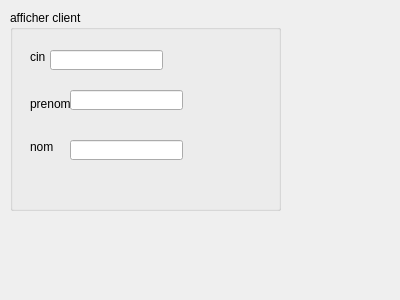
<?xml version="1.0" encoding="UTF-8"?>
<ui version="4.0">
 <class>Dialog</class>
 <widget class="QDialog" name="Dialog">
  <property name="geometry">
   <rect>
    <x>0</x>
    <y>0</y>
    <width>400</width>
    <height>300</height>
   </rect>
  </property>
  <property name="windowTitle">
   <string>Dialog</string>
  </property>
  <widget class="QGroupBox" name="groupBox">
   <property name="geometry">
    <rect>
     <x>10</x>
     <y>10</y>
     <width>271</width>
     <height>201</height>
    </rect>
   </property>
   <property name="title">
    <string>afficher client</string>
   </property>
   <widget class="QLabel" name="cin">
    <property name="geometry">
     <rect>
      <x>20</x>
      <y>40</y>
      <width>47</width>
      <height>14</height>
     </rect>
    </property>
    <property name="text">
     <string>cin</string>
    </property>
   </widget>
   <widget class="QLabel" name="prenom">
    <property name="geometry">
     <rect>
      <x>20</x>
      <y>84</y>
      <width>47</width>
      <height>20</height>
     </rect>
    </property>
    <property name="text">
     <string>prenom</string>
    </property>
   </widget>
   <widget class="QLabel" name="nom">
    <property name="geometry">
     <rect>
      <x>20</x>
      <y>130</y>
      <width>47</width>
      <height>14</height>
     </rect>
    </property>
    <property name="text">
     <string>nom</string>
    </property>
   </widget>
   <widget class="QLineEdit" name="lineEdit">
    <property name="geometry">
     <rect>
      <x>40</x>
      <y>40</y>
      <width>113</width>
      <height>20</height>
     </rect>
    </property>
   </widget>
   <widget class="QLineEdit" name="lineEdit_2">
    <property name="geometry">
     <rect>
      <x>60</x>
      <y>80</y>
      <width>113</width>
      <height>20</height>
     </rect>
    </property>
   </widget>
   <widget class="QLineEdit" name="lineEdit_3">
    <property name="geometry">
     <rect>
      <x>60</x>
      <y>130</y>
      <width>113</width>
      <height>20</height>
     </rect>
    </property>
   </widget>
  </widget>
 </widget>
 <resources/>
 <connections/>
</ui>
